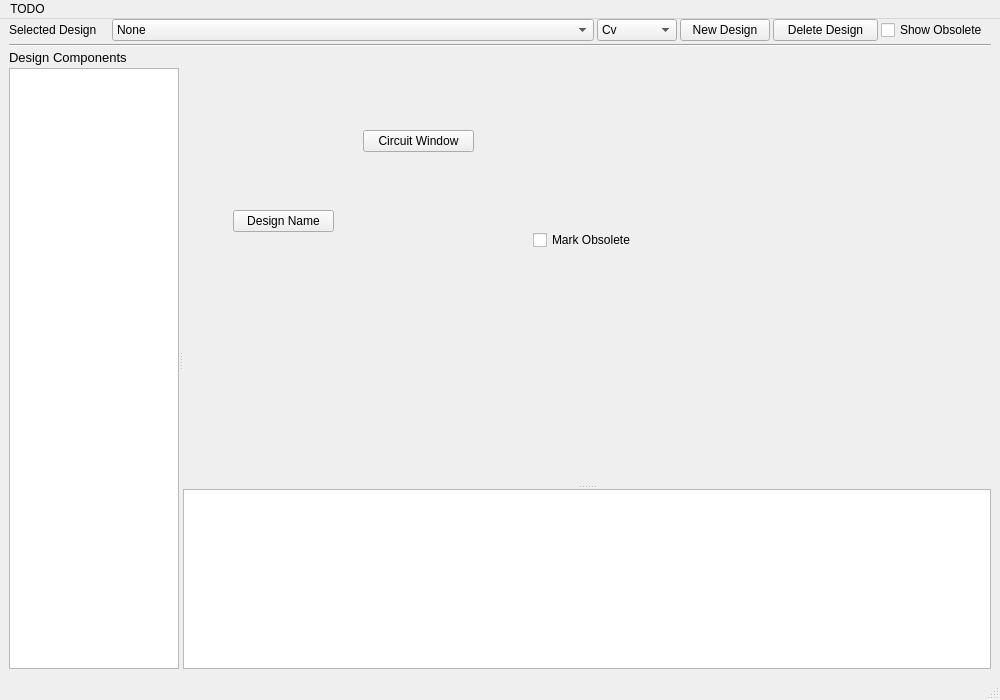
<?xml version="1.0" encoding="UTF-8"?>
<ui version="4.0">
 <class>SpacecraftDesigner</class>
 <widget class="QMainWindow" name="SpacecraftDesigner">
  <property name="geometry">
   <rect>
    <x>0</x>
    <y>0</y>
    <width>1000</width>
    <height>700</height>
   </rect>
  </property>
  <property name="sizePolicy">
   <sizepolicy hsizetype="MinimumExpanding" vsizetype="Minimum">
    <horstretch>0</horstretch>
    <verstretch>0</verstretch>
   </sizepolicy>
  </property>
  <property name="windowTitle">
   <string>Spacecraft Designer</string>
  </property>
  <widget class="QWidget" name="widget_0">
   <property name="sizePolicy">
    <sizepolicy hsizetype="Expanding" vsizetype="Expanding">
     <horstretch>0</horstretch>
     <verstretch>0</verstretch>
    </sizepolicy>
   </property>
   <layout class="QVBoxLayout" name="verticalLayout_0">
    <property name="spacing">
     <number>3</number>
    </property>
    <property name="topMargin">
     <number>0</number>
    </property>
    <item>
     <widget class="QWidget" name="widget_1" native="true">
      <property name="sizePolicy">
       <sizepolicy hsizetype="Expanding" vsizetype="Minimum">
        <horstretch>0</horstretch>
        <verstretch>0</verstretch>
       </sizepolicy>
      </property>
      <property name="minimumSize">
       <size>
        <width>0</width>
        <height>22</height>
       </size>
      </property>
      <layout class="QHBoxLayout" name="horizontalLayout_2">
       <property name="spacing">
        <number>3</number>
       </property>
       <property name="leftMargin">
        <number>0</number>
       </property>
       <property name="topMargin">
        <number>0</number>
       </property>
       <property name="rightMargin">
        <number>0</number>
       </property>
       <property name="bottomMargin">
        <number>0</number>
       </property>
       <item>
        <widget class="QLabel" name="label_0">
         <property name="sizePolicy">
          <sizepolicy hsizetype="Minimum" vsizetype="Preferred">
           <horstretch>0</horstretch>
           <verstretch>0</verstretch>
          </sizepolicy>
         </property>
         <property name="minimumSize">
          <size>
           <width>100</width>
           <height>0</height>
          </size>
         </property>
         <property name="maximumSize">
          <size>
           <width>100</width>
           <height>16777215</height>
          </size>
         </property>
         <property name="text">
          <string>Selected Design</string>
         </property>
        </widget>
       </item>
       <item>
        <widget class="QComboBox" name="selecteddesign">
         <property name="sizePolicy">
          <sizepolicy hsizetype="Expanding" vsizetype="Fixed">
           <horstretch>0</horstretch>
           <verstretch>0</verstretch>
          </sizepolicy>
         </property>
         <property name="minimumSize">
          <size>
           <width>0</width>
           <height>22</height>
          </size>
         </property>
         <item>
          <property name="text">
           <string>None</string>
          </property>
         </item>
        </widget>
       </item>
       <item>
        <widget class="QComboBox" name="selectclass">
         <property name="sizePolicy">
          <sizepolicy hsizetype="Minimum" vsizetype="Fixed">
           <horstretch>0</horstretch>
           <verstretch>0</verstretch>
          </sizepolicy>
         </property>
         <property name="minimumSize">
          <size>
           <width>80</width>
           <height>22</height>
          </size>
         </property>
         <item>
          <property name="text">
           <string>Cv</string>
          </property>
         </item>
         <item>
          <property name="text">
           <string>Fg</string>
          </property>
         </item>
         <item>
          <property name="text">
           <string>D</string>
          </property>
         </item>
         <item>
          <property name="text">
           <string>C</string>
          </property>
         </item>
        </widget>
       </item>
       <item>
        <widget class="QPushButton" name="newdesign">
         <property name="minimumSize">
          <size>
           <width>90</width>
           <height>22</height>
          </size>
         </property>
         <property name="maximumSize">
          <size>
           <width>90</width>
           <height>16777215</height>
          </size>
         </property>
         <property name="text">
          <string>New Design</string>
         </property>
        </widget>
       </item>
       <item>
        <widget class="QPushButton" name="deletedesign">
         <property name="minimumSize">
          <size>
           <width>105</width>
           <height>22</height>
          </size>
         </property>
         <property name="maximumSize">
          <size>
           <width>105</width>
           <height>16777215</height>
          </size>
         </property>
         <property name="text">
          <string>Delete Design</string>
         </property>
        </widget>
       </item>
       <item>
        <widget class="QCheckBox" name="showobsolete">
         <property name="minimumSize">
          <size>
           <width>110</width>
           <height>0</height>
          </size>
         </property>
         <property name="maximumSize">
          <size>
           <width>110</width>
           <height>16777215</height>
          </size>
         </property>
         <property name="text">
          <string>Show Obsolete</string>
         </property>
        </widget>
       </item>
      </layout>
     </widget>
    </item>
    <item>
     <widget class="Line" name="line">
      <property name="orientation">
       <enum>Qt::Horizontal</enum>
      </property>
     </widget>
    </item>
    <item>
     <widget class="QWidget" name="widget_2" native="true">
      <property name="sizePolicy">
       <sizepolicy hsizetype="Expanding" vsizetype="Expanding">
        <horstretch>0</horstretch>
        <verstretch>0</verstretch>
       </sizepolicy>
      </property>
      <layout class="QHBoxLayout" name="horizontalLayout">
       <property name="spacing">
        <number>3</number>
       </property>
       <property name="leftMargin">
        <number>0</number>
       </property>
       <property name="topMargin">
        <number>0</number>
       </property>
       <property name="rightMargin">
        <number>0</number>
       </property>
       <property name="bottomMargin">
        <number>0</number>
       </property>
       <item>
        <widget class="QSplitter" name="splitter">
         <property name="sizePolicy">
          <sizepolicy hsizetype="Expanding" vsizetype="Minimum">
           <horstretch>0</horstretch>
           <verstretch>0</verstretch>
          </sizepolicy>
         </property>
         <property name="orientation">
          <enum>Qt::Horizontal</enum>
         </property>
         <property name="childrenCollapsible">
          <bool>false</bool>
         </property>
         <widget class="QWidget" name="componentlistcontainer" native="true">
          <property name="sizePolicy">
           <sizepolicy hsizetype="Expanding" vsizetype="Minimum">
            <horstretch>1</horstretch>
            <verstretch>0</verstretch>
           </sizepolicy>
          </property>
          <property name="minimumSize">
           <size>
            <width>170</width>
            <height>0</height>
           </size>
          </property>
          <property name="maximumSize">
           <size>
            <width>500</width>
            <height>16777215</height>
           </size>
          </property>
          <property name="baseSize">
           <size>
            <width>0</width>
            <height>0</height>
           </size>
          </property>
          <property name="styleSheet">
           <string notr="true"/>
          </property>
          <layout class="QVBoxLayout" name="verticalLayout_1">
           <property name="spacing">
            <number>3</number>
           </property>
           <property name="leftMargin">
            <number>0</number>
           </property>
           <property name="topMargin">
            <number>0</number>
           </property>
           <property name="rightMargin">
            <number>0</number>
           </property>
           <property name="bottomMargin">
            <number>0</number>
           </property>
           <item>
            <widget class="QLabel" name="label_1">
             <property name="sizePolicy">
              <sizepolicy hsizetype="MinimumExpanding" vsizetype="Fixed">
               <horstretch>0</horstretch>
               <verstretch>0</verstretch>
              </sizepolicy>
             </property>
             <property name="font">
              <font>
               <pointsize>10</pointsize>
              </font>
             </property>
             <property name="text">
              <string>Design Components</string>
             </property>
            </widget>
           </item>
           <item>
            <widget class="QListWidget" name="componentdesignlist">
             <property name="sizePolicy">
              <sizepolicy hsizetype="Expanding" vsizetype="Minimum">
               <horstretch>0</horstretch>
               <verstretch>0</verstretch>
              </sizepolicy>
             </property>
             <property name="minimumSize">
              <size>
               <width>0</width>
               <height>0</height>
              </size>
             </property>
             <property name="baseSize">
              <size>
               <width>0</width>
               <height>0</height>
              </size>
             </property>
            </widget>
           </item>
          </layout>
         </widget>
         <widget class="QWidget" name="rightsidewidget" native="true">
          <property name="sizePolicy">
           <sizepolicy hsizetype="Expanding" vsizetype="Minimum">
            <horstretch>5</horstretch>
            <verstretch>0</verstretch>
           </sizepolicy>
          </property>
          <property name="minimumSize">
           <size>
            <width>808</width>
            <height>0</height>
           </size>
          </property>
          <layout class="QVBoxLayout" name="verticalLayout_2">
           <property name="spacing">
            <number>0</number>
           </property>
           <property name="leftMargin">
            <number>0</number>
           </property>
           <property name="topMargin">
            <number>0</number>
           </property>
           <property name="rightMargin">
            <number>0</number>
           </property>
           <property name="bottomMargin">
            <number>0</number>
           </property>
           <item>
            <widget class="QSplitter" name="splitter_2">
             <property name="sizePolicy">
              <sizepolicy hsizetype="Preferred" vsizetype="Minimum">
               <horstretch>0</horstretch>
               <verstretch>0</verstretch>
              </sizepolicy>
             </property>
             <property name="orientation">
              <enum>Qt::Vertical</enum>
             </property>
             <property name="childrenCollapsible">
              <bool>false</bool>
             </property>
             <widget class="QWidget" name="widget" native="true">
              <property name="sizePolicy">
               <sizepolicy hsizetype="Expanding" vsizetype="Minimum">
                <horstretch>0</horstretch>
                <verstretch>2</verstretch>
               </sizepolicy>
              </property>
              <property name="minimumSize">
               <size>
                <width>0</width>
                <height>400</height>
               </size>
              </property>
              <widget class="QPushButton" name="designname">
               <property name="geometry">
                <rect>
                 <x>50</x>
                 <y>160</y>
                 <width>101</width>
                 <height>22</height>
                </rect>
               </property>
               <property name="text">
                <string>Design Name</string>
               </property>
              </widget>
              <widget class="QPushButton" name="circuitwindow">
               <property name="geometry">
                <rect>
                 <x>180</x>
                 <y>80</y>
                 <width>111</width>
                 <height>22</height>
                </rect>
               </property>
               <property name="text">
                <string>Circuit Window</string>
               </property>
              </widget>
              <widget class="QCheckBox" name="markobsolete">
               <property name="geometry">
                <rect>
                 <x>350</x>
                 <y>180</y>
                 <width>111</width>
                 <height>20</height>
                </rect>
               </property>
               <property name="text">
                <string>Mark Obsolete</string>
               </property>
              </widget>
             </widget>
             <widget class="QTextEdit" name="designtext">
              <property name="sizePolicy">
               <sizepolicy hsizetype="Expanding" vsizetype="Minimum">
                <horstretch>0</horstretch>
                <verstretch>1</verstretch>
               </sizepolicy>
              </property>
              <property name="minimumSize">
               <size>
                <width>0</width>
                <height>180</height>
               </size>
              </property>
              <property name="sizeIncrement">
               <size>
                <width>0</width>
                <height>0</height>
               </size>
              </property>
              <property name="baseSize">
               <size>
                <width>0</width>
                <height>0</height>
               </size>
              </property>
              <property name="font">
               <font>
                <family>FreeMono</family>
                <pointsize>12</pointsize>
                <bold>false</bold>
                <kerning>false</kerning>
               </font>
              </property>
              <property name="readOnly">
               <bool>true</bool>
              </property>
             </widget>
            </widget>
           </item>
          </layout>
         </widget>
        </widget>
       </item>
      </layout>
     </widget>
    </item>
   </layout>
  </widget>
  <widget class="QMenuBar" name="menubar">
   <property name="geometry">
    <rect>
     <x>0</x>
     <y>0</y>
     <width>1000</width>
     <height>19</height>
    </rect>
   </property>
   <widget class="QMenu" name="menutodo">
    <property name="title">
     <string>TODO</string>
    </property>
    <addaction name="actiontodo1"/>
   </widget>
   <addaction name="menutodo"/>
  </widget>
  <widget class="QStatusBar" name="statusbar"/>
  <action name="actiontodo1">
   <property name="text">
    <string>TODO</string>
   </property>
  </action>
 </widget>
 <resources/>
 <connections/>
</ui>
